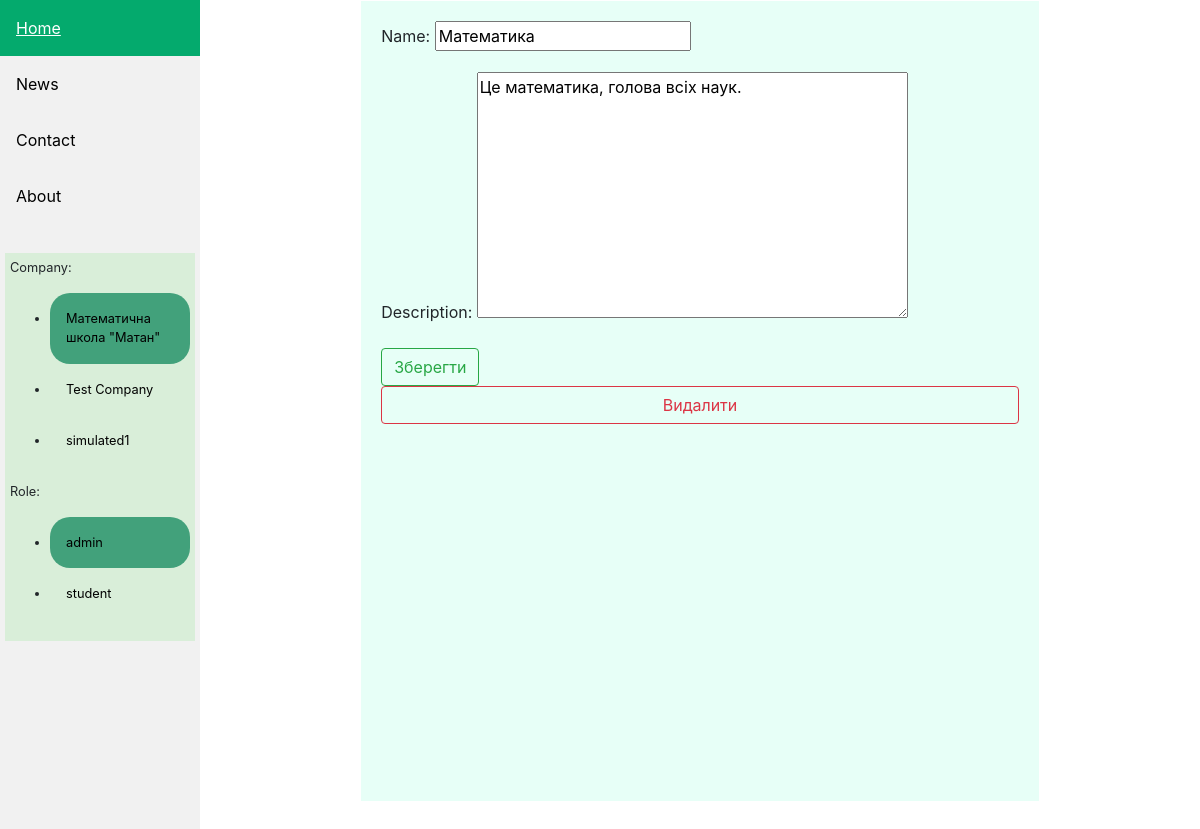
The app's page /main/company/1/edit_subject/1 with its own data.
### main/models.py (models this page shows, shortened)
class Company(models.Model):
    owner = models.ForeignKey(UserProfile, on_delete=models.PROTECT)
    name = models.CharField(max_length=60)
    description = models.TextField(max_length=1000, blank=True)
    C_t_min = models.IntegerField(default=0)  # %
    C_s_min = models.IntegerField(default=0)
    p_t_ser = models.FloatField(default=6)
    p_s_ser = models.FloatField(default=5)

class Role(models.Model):
    name = models.CharField(max_length=25)

class Subject(models.Model):
    name = models.CharField(max_length=60)
    description = models.TextField(max_length=1000, blank=True)
    company = models.ForeignKey(Company, on_delete=models.CASCADE)

### main/sub_views/admin/__init__.py (the view)
# urls.py: path('company/<int:id>/edit_subject/<int:subject_id>', edit_subject, name='edit_subject'),
def edit_subject(request, id, subject_id):
    subject = Subject.objects.get(id=subject_id)
    comp_user = CompanyUser.objects.get(id=id)
    if request.method == 'POST':
        form = SubjectForm(request.POST, instance=subject)
        if form.is_valid():
            form.save(comp_user.company_id)
            return redirect('main:subjects', id=id)
        else:
            print('invalid form')
    else:
        form = SubjectForm(instance=subject)
        return render(request, 'edit_subject.html', {'form': form, 'comp_user': comp_user, 'subject': subject})

### main/forms.py (shortened to what this page needs)
class SubjectForm(forms.ModelForm):
    class Meta:
        model = Subject
        fields = ['name', 'description']

### authsys/models.py (called while the page is built)
    @property
    def my_companies(self):
        companies = []
        ids = []
        for c_user in self.companyuser_set.all():
            company = c_user.company
            company.selected = c_user.id == self.active_company_user_id
            if company.id in ids:
                if company.selected:
                    companies[ids.index(company.id)] = company
                continue
            ids.append(company.id)
            companies.append(company)
        print([comp.selected for comp in companies])
        return companies

    @property
    def available_roles(self):
        if not self.active_company_user:
            return []
        roles = []
        for company_user in self.companyuser_set.filter(company=self.active_company_user.company):
            role = company_user.role
            role.selected = self.active_company_user_id == company_user.id
            roles.append(role)
        return roles

### main/templates/edit_subject.html (shortened to what this page needs)
{% extends 'base.html' %}
{% block content %}
<div class="wrapper">
    <div class="company">
        <form method="POST">
            {{ form.as_p }}
            <input class="btn btn-outline-success" type="submit" value="Зберегти">
        </form>
        <button class="btn btn-outline-danger" onclick="window.location='{% url 'main:delete_subject' comp_user.id subject.id%}'">Видалити</button>
    </div>
</div>
{% endblock %}

### main/templates/sidebar.html
<div class="sidebar">
  <a class="active" href="#home">Home</a>
  <a href="#news">News</a>
  <a href="#contact">Contact</a>
  <a href="#about">About</a>
  <br>
  <div class="roles_panel">
    <p>Company: </p>
    <ul>
      {% for company in comp_user.userprofile.my_companies %}
          <li><a {% if company.selected %} style="background-color: #148a5fc3;;" {% endif %} href="/main/enter_company/{{ company.id }}"> {{ company.name }} </a></li>
      {% endfor %}
    </ul>
    <p>Role: </p>
    <ul>
      {% for role in comp_user.userprofile.available_roles %}
        <li><a {% if role.selected %} style="background-color: #148a5fc3;;" {% endif %}  href="/main/change_role/{{ role.id }}">{{ role.name }}</a></li>
      {% endfor %}
    </ul>
  </div>
</div>

### main/static/CSS/sidebar.css (style rules this page uses)
.sidebar { margin: 0; padding: 0; width: 200px; background-color: #f1f1f1; position: fixed; height: 100%; overflow: auto; }
.roles_panel { margin: 5px; padding: 5px; background-color: rgba(0, 200, 0, 0.1); font-size: 0.8em; }
.roles_panel li a { border-radius: 20px; }
.sidebar a { display: block; color: black; padding: 16px; text-decoration: none; }
.sidebar a.active { background-color: #04AA6D; color: white; }

### main/templates/edit_subject.html (style rules this page uses)
body { margin: 0px; padding: 0px; }
.wrapper { display: flex; flex-direction: column; align-items: center; }
.company { display: flex; flex-direction: column; width: 70%; background-color: rgb(231, 255, 247); min-height: 800px; padding: 20px; }

### records on screen
Company: name "Математична школа \"Матан\""
Company: name "Test Company"
Company: name "simulated1"
Role: name "admin"
Role: name "student"
Subject: name "Математика", description "Це математика, голова всіх наук."
